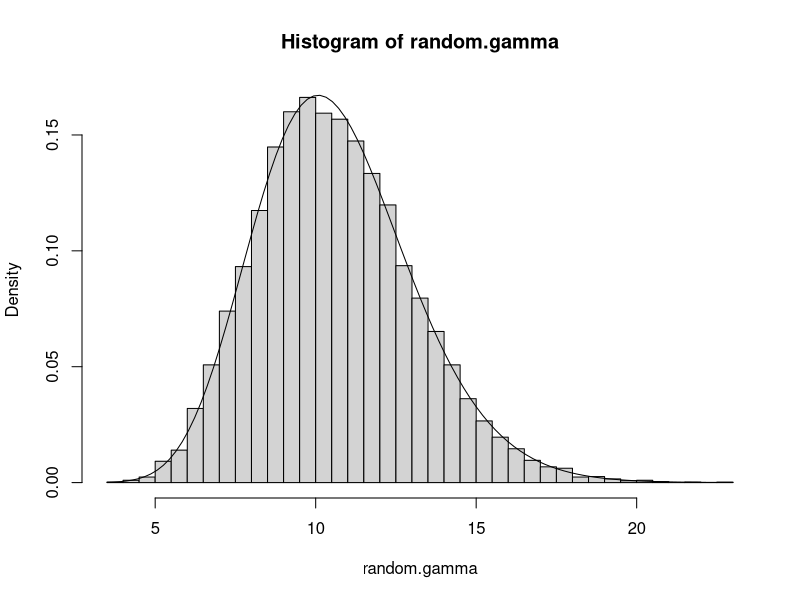

R code for this plot:
## START WITH A POINT ESTIMATE. Write a function, gamma.est, 
## which takes as input a vector of data values, and returns a vector
## containing the two estimated parameters of the gamma distribution,
## with components named shape and scale as appropriate.

gamma.est <- function(data) {
  m <- mean(data)
  v <- var(data)
  scale <- v/m
  shape <- m/scale
  return(c(shape=shape,scale=scale))
}



## Verify that your function implements the appropriate formulas
## by showing that it matches the results in the lab solutions for all cats
## together, for the female cats, and for the male cats.

library(MASS)
data(cats)

gamma.est(cats$Hwt)
gamma.est(subset(cats, cats$Sex == "M")$Hwt)
gamma.est(subset(cats, cats$Sex == "F")$Hwt)




## DRAWS FROM THE GAMMA DISTRIBUTION. Generate a vector
## containing ten thousand random values from the gamma 
## distribution with a = 19 and s = 0:56. What are the
## theoretical values of the mean and of the variance? 
## What are their sample values?

random.gamma <- rgamma(n = 10000, shape = 19, scale = 0.56)
mean(random.gamma)
var(random.gamma)

# The theoretical mean is a*s, the theoretical variance is a*s^2.



## Plot the histogram of the random values, and add the curve of
## the theoretical probability density function.

hist(random.gamma, probability = TRUE, n = 31)
curve(dgamma(x, shape = 19, scale = 0.56), add = TRUE)



## Apply your gamma.est function to your random sample. Report
## the estimated parameters and how far they are from the true values.

gamma.est(random.gamma)




## TOP-LEVEL FUNCTION. Write a function, gamma.est.se, to calculate the
## standard error of your estimates of the gamma parameters, on simulated
## data drawn from the gamma distribution. It should take the following
## arguments: true shape parameter shape (or a), true scale parameter scale
## (or s), size of each sample n, and number of repetitions at that sample size
## B. It should return two standard errors, one for the shape parameter a and
## one for the scale parameter s. (These can be either in a vector or in a list,
## but should be named clearly.) It should call a function gamma.est.rep
## which takes the same arguments as gamma.est.se, and returns an array
## with two rows and B columns, one row holding shape estimates and the
## other row scale estimates. Your gamma.est.se function should not, itself,
## estimate any parameters or generate any random values.

gamma.est.se <- function (shape, scale, n, B) {
	se.shape <- sd(gamma.est.rep(shape, scale, n, B)[1,])
	se.scale <- sd(gamma.est.rep(shape, scale, n, B)[2,])
	return(c(se.shape, se.scale))
}




## TESTING WITH A STUB. To check that gamma.est.se works properly,
## we write a stub or dummy version of gamma.est.rep, which takes the
## correct arguments and returns an array of the proper size, but whose
## entries are fixed so that it's easy for us to calculate what gamma.est.se
## ought to do.

## Write gamma.est.rep so that the entries in the first row of the
## returned array alternate between shape and shape+1, and those in
## the second row alternate between scale and scale+n. It should
## match the following, except for the row names, which are optional.

# gamma.est.rep(2,1,10,10)
# [,1] [,2] [,3] [,4] [,5] [,6] [,7] [,8] [,9] [,10]
# shapes 2 3 2 3 2 3 2 3 2 3
# scales 1 11 1 11 1 11 1 11 1 11

# gamma.est.rep(2,8,5,7)
# [,1] [,2] [,3] [,4] [,5] [,6] [,7]
# shapes 2 3 2 3 2 3 2
# scales 8 13 8 13 8 13 8

gamma.est.rep <- function(shape, scale, n, B) {
	res.shape <- c()
	res.scale <- c()
	for (i in 1:B) {
		if (i%%2 != 0) { 
			res.shape <- c(res.shape, shape)
			res.scale <- c(res.scale, scale)
		}
		else {
			res.shape <- c(res.shape, shape + 1)
			res.scale <- c(res.scale, scale + n)
		}
	}
	return(rbind(res.shape, res.scale))
}



## Calculate the standard deviations of each row in the two arrays
## above.

apply(gamma.est.rep(2,1,10,10), 1, sd)
apply(gamma.est.rep(2,8,5,7), 1, sd)



## Run your gamma.est.se, with this version of gamma.est.rep.
## Do its standard errors match the standard deviations you just calcu-
## lated? Should they?

gamma.est.se(2,1,10,10)		# Yes.
gamma.est.se(2,8,5,7)		# Yes.




## REPLACING THE STUB. Write the actual gamma.est.rep. Each of the B columns in its
## output should be the result of applying gamma.est to a vector of n
## random numbers generated by a different call to rgamma, all with the
## same shape and scale parameters. For full credit, use replicate
## rather than looping. Hint: Look at lecture 3, towards the end.

gamma.est.rep <- function(shape,scale,n,B) {
	return(replicate(B, gamma.est(rgamma(n, shape = shape, scale = scale))))
}



## Run gamma.est.se, calling your new gamma.est.rep, with shape=2,
## scale=1, n=10 and B=1e5. Check that the standard error for shape
## is approximately 1.6 and that for scale approximately 0.54. Explain
## why this problem cannot give exact control values.

gamma.est.se(shape = 2, scale = 1, n = 10, B = 1e5)




## USING THE STANDARD ERRORS. Run gamma.est.se with the shape, scale, and sample size (n)
## parameters appropriate to the female cats, and B=1e5. Report both
## standard errors.

estimates.F <- gamma.est(subset(cats, cats$Sex == "F")$Hwt)
se.F <- gamma.est.se(shape = estimates.F["shape"], scale = estimates.F["scale"], n = length(subset(cats, cats$Sex == "F")$Hwt), B = 1e5)
se.F



## Repeat the previous problem with the male cats.
estimates.M <- gamma.est(subset(cats, cats$Sex == "M")$Hwt)
se.M <- gamma.est.se(shape = estimates.M["shape"], scale = estimates.M["scale"], n = length(subset(cats, cats$Sex == "M")$Hwt), B = 1e5)
se.M



## The standard error of a difference, d1-d2, is sqrt(se1^2 + se2^2). 
## Calculate the standard errors for the two differences in parameter estimates
## between the two sexes of cat, and the ratio of the differences to their
## standard errors.

se.diff.shape <- sqrt(se.F[1]^2 + se.M[1]^2)
se.diff.scale <- sqrt(se.F[2]^2 + se.M[2]^2)

ratio.shape <- (se.F[1] - se.M[1])/se.diff.shape
ratio.scale <- (se.F[2] - se.M[2])/se.diff.scale